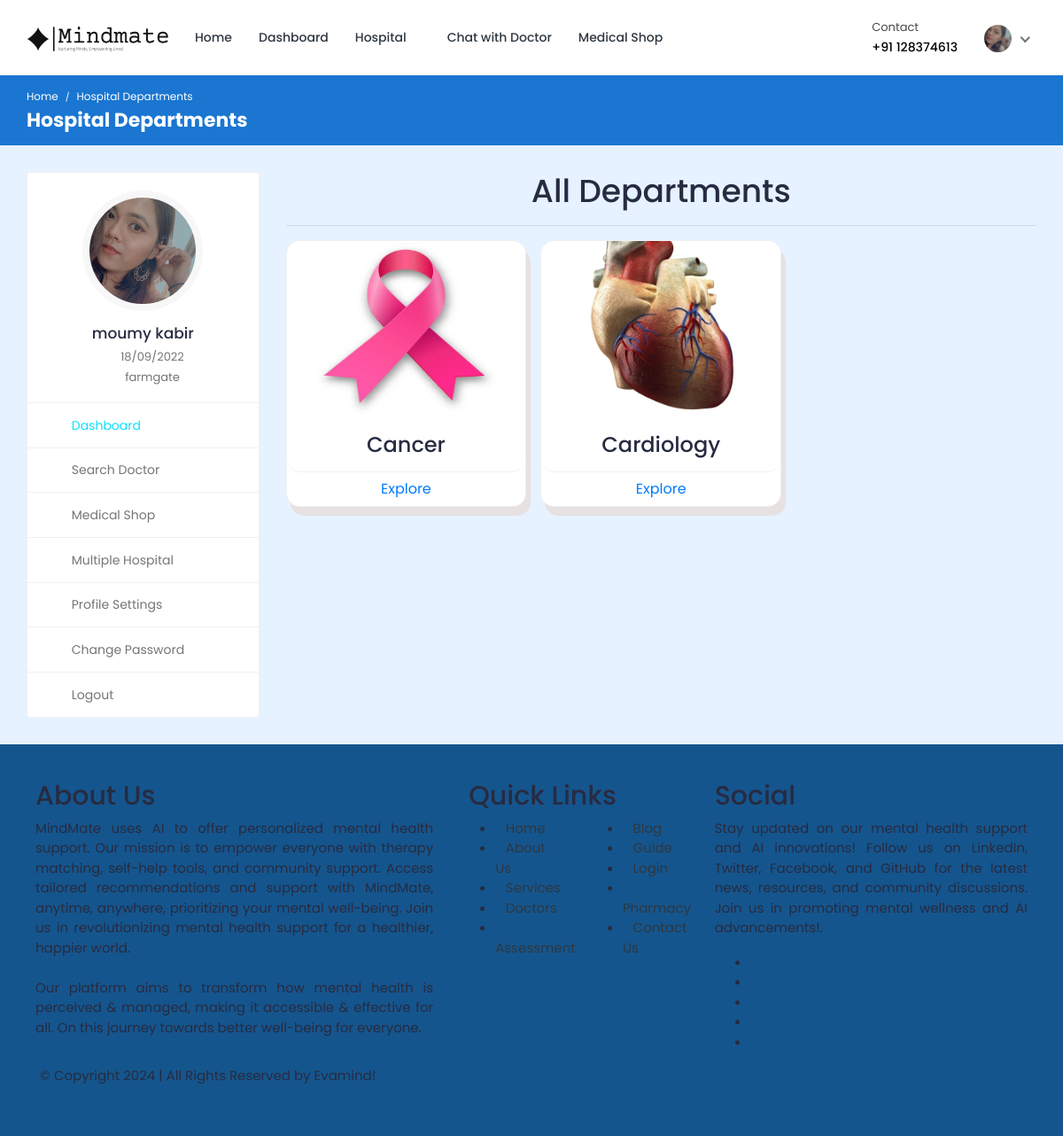
The page /hospital-department-list/1/ (signed in) on the database its author committed.
### hospital/models.py (models this page shows, shortened)
class Patient(models.Model):
    patient_id = models.AutoField(primary_key=True)
    user = models.OneToOneField(User, on_delete=models.CASCADE, null=True, blank=True, related_name='patient')
    name = models.CharField(max_length=200, null=True, blank=True)
    username = models.CharField(max_length=200, null=True, blank=True)
    age = models.IntegerField(null=True, blank=True)
    email = models.EmailField(max_length=200, null=True, blank=True)
    phone_number = models.IntegerField(null=True, blank=True)
    address = models.CharField(max_length=200, null=True, blank=True)
    featured_image = models.ImageField(upload_to='patients/', default='patients/user-default.png', null=True, blank=True)
    blood_group = models.CharField(max_length=200, null=True, blank=True)
    history = models.CharField(max_length=200, null=True, blank=True)
    dob = models.CharField(max_length=200, null=True, blank=True)
    nid = models.CharField(max_length=200, null=True, blank=True)
    serial_number = models.CharField(max_length=200, null=True, blank=True)
    login_status = models.CharField(max_length=200, null=True, blank=True, default="offline")

### hospital_admin/models.py (models this page shows, shortened)
class hospital_department(models.Model):
    hospital_department_id = models.AutoField(primary_key=True)
    hospital_department_name = models.CharField(max_length=200, null=True, blank=True)
    hospital = models.ForeignKey(Hospital_Information, on_delete=models.CASCADE, null=True, blank=True)
    featured_image = models.ImageField(upload_to='departments/', default='departments/default.png', null=True, blank=True)

### hospital/views.py (the view, shortened to what this page needs)
# urls.py: path('hospital-department-list/<int:pk>/', views.hospital_department_list, name='hospital-department-list'),
@csrf_exempt
@login_required(login_url="login")
def hospital_department_list(request, pk):
    if request.user.is_authenticated:
        if request.user.is_patient:
            patient = Patient.objects.get(user=request.user)
            doctors = Doctor_Information.objects.all()
            hospitals = Hospital_Information.objects.get(hospital_id=pk)
            departments = hospital_department.objects.filter(hospital=hospitals)
            context = {'patient': patient, 'doctors': doctors, 'hospitals': hospitals, 'departments': departments}
            return render(request, 'hospital-department.html', context)
    else:
        logout(request)
        messages.info(request, 'Not Authorized')
        return render(request, 'patient-login.html')

### templates/hospital-department.html (shortened to what this page needs)
{% load static %}
<!DOCTYPE html>
<html lang="en">
<head>
		<link rel="stylesheet" href="{% static 'HealthStack-System/css/Normal/bootstrap.min.css' %}">
		<link rel="stylesheet" href="{% static 'HealthStack-System/plugins/Normal/fontawesome/css/fontawesome.min.css' %}">
		<link rel="stylesheet" href="{% static 'HealthStack-System/plugins/Normal/fontawesome/css/all.min.css' %}">
		<link rel="stylesheet" href="{% static 'HealthStack-System/css/Normal/style.css' %}">
		<link rel="stylesheet" href="{% static 'HealthStack-System/css/Normal/department.css' %}">
	</head>
	<body>
		<div class="main-wrapper">
			<header class="header">
				{% if user.is_authenticated and user.is_patient %}
				{% include 'patient_navbar.html' %}
				{% endif %}
			</header>
			<div class="breadcrumb-bar">
				<div class="container-fluid">
					<div class="row align-items-center">
						<div class="col-md-6 col-6">
							<nav aria-label="breadcrumb" class="page-breadcrumb">
								<ol class="breadcrumb">
									{% if user.is_authenticated and user.is_patient %}
									<li class="breadcrumb-item"><a href="{% url 'patient-dashboard' %}">Home</a></li>
									{% endif %}
									<li class="breadcrumb-item active" aria-current="page">Hospital Departments</li>
								</ol>
							</nav>
							<h2 class="breadcrumb-title">Hospital Departments</h2>
						</div>
					</div>
				</div>
			</div>
			<div class="content">
				<div class="container-fluid">
					<div class="row">
						<div class="col-md-5 col-lg-4 col-xl-3 theiaStickySidebar">
							<div>
								{% if user.is_authenticated and user.is_patient %}
								{% include 'patient-sidebar.html' %}
								{% endif %}
                            </div>
						</div>
						<div class="col-md-7 col-lg-8 col-xl-9">
							<h1 class="card-title" style="text-align: center;">All Departments</h1>
							<hr>
							<div class="row row-grid">
								{% for department in departments %}
								<div class="col-12 col-md-6 col-lg-4 d-flex">
									<div class="card flex-fill card1">
										<img alt="Card Image"style="height: 200px;border-radius: 15px 15px 0px 0px" src="{{department.featured_image.url}}" class="card-img-top">
										<div class="card-header" style="border-radius: 15px">
											<h3 class="card-title mb-0" style="text-align: center;">{{department.hospital_department_name}}</h3>
										</div>
										<div class="card-read-more">
											<a href="{% url 'hospital-doctor-list' pk=department.hospital_department_id %}" class="btn btn-link btn-block">
												Explore
											</a>
										</div>
									</div>
								</div>
								{% endfor %}
							</div>
						</div>
					</div>
				</div>
			</div>
			{% include 'footer.html' %}
		</div>
	</body>
</html>

### templates/patient_navbar.html (shortened to what this page needs)
{% load static %}
<nav class="navbar navbar-expand-lg header-nav">
  <div class="navbar-header">
    <a href="{% url 'hospital_home'%}" class="navbar-brand logo">
      <img
        src="{% static 'img/mindmate-high-resolution-logo-transparent.png' %}"
        class="img-fluid"
        alt="Logo"
      />
    </a>
  </div>
  <div class="main-menu-wrapper">
    <ul class="main-nav">
      <li>
        <a href="{% url 'hospital_home'%}">Home</a>
      </li>
      <li>
        <a href="{% url 'patient-dashboard' %}">Dashboard</a>
      </li>
      <li class="has-submenu">
        <a href="#">Hospital <i class="fas fa-chevron-down"></i></a>
      </li>
      {% if user.is_authenticated and user.is_patient %}
      <li>
        <a href="{% url 'chat-home' pk=user.id %}">Chat with Doctor</a>
      </li>
      {% endif %}
      <li>
        <a href="{% url 'pharmacy_shop' %}">Medical Shop</a>
      </li>
    </ul>
  </div>
  <ul class="nav header-navbar-rht">
    <li class="nav-item contact-item">
      <div class="header-contact-img">
        <i class="far fa-hospital"></i>
      </div>
      <div class="header-contact-detail">
        <p class="contact-header">Contact</p>
        <p class="contact-info-header">+91 {{patient.phone_number}}</p>
      </div>
    </li>
    <li class="nav-item dropdown has-arrow logged-item">
      <a href="#" class="dropdown-toggle nav-link" data-toggle="dropdown">
        <span class="user-img">
          <img
            class="rounded-circle"
            src="{{patient.featured_image.url}}"
            width="31"
            alt="Richard Wilson"
          />
        </span>
      </a>
    </li>
  </ul>
</nav>

### templates/patient-sidebar.html
{% load static %}
    <div class="profile-sidebar">
      <div class="widget-profile pro-widget-content">
        <div class="profile-info-widget">
          <a href="#" class="booking-doc-img">
            <img
              src="{{ patient.featured_image.url }}"
              alt="User Image"
            />
          </a>
          <div class="profile-det-info">
            <h3>{{patient.name}}</h3>
            <div class="patient-details">
              <h5>
                <i class="fas fa-birthday-cake"></i> {{ patient.dob }}
              </h5>
              <h5 class="mb-0">
                <i class="fas fa-map-marker-alt"></i>
                {{ patient.address }}
              </h5>
            </div>
          </div>
        </div>
      </div>
      <div class="dashboard-widget">
        <nav class="dashboard-menu sidebar">
          <ul>
            <li class="active">
              <a href="{% url 'patient-dashboard' %}">
                <i class="fas fa-columns"></i>
                <span>Dashboard</span>
              </a>
            </li>
            <li class="nav-item has-submenu">
              <a href="{% url 'search' %}">
                <i class="fas fa-user-md"></i>
                <span>Search Doctor</span>
              </a>
            </li>
            <li class="has-submenu">
              <a href="{% url 'pharmacy_shop' %}" class="nav-link">
                <i class="fas fa-capsules"></i>
                <span>Medical Shop</span>
              </a>
            </li>
            <li>
                <a href="{% url 'multiple-hospital' %}">
                  <i class="fas fa-hospital"></i>
                  <span>Multiple Hospital</span>
                </a>
            </li>
            <li>
              <a href="{% url 'profile-settings' %}">
                <i class="fas fa-user-cog"></i>
                <span>Profile Settings</span>
              </a>
            </li>
            <li>
              <a href="{% url 'change-password' pk=user.id%}">
                <i class="fas fa-lock"></i>
                <span>Change Password</span>
              </a>
            </li>
            <li>
              <a href="{% url 'logout' %}">
                <i class="fas fa-sign-out-alt"></i>
                <span>Logout</span>
              </a>
            </li>
          </ul>
        </nav>
      </div>
    </div>

### static/HealthStack-System/css/Normal/department.css (style rules this page uses)
.card { border-radius: 15px; box-shadow: 5px 10px #e7e1e1; }

### rows shown on the page
Patient: phone_number "128374613", featured_image (picture), name "moumy kabir", dob "18/09/2022", address "farmgate"
hospital_department: featured_image (picture), hospital_department_name "Cancer"
hospital_department: featured_image (picture), hospital_department_name "Cardiology"
